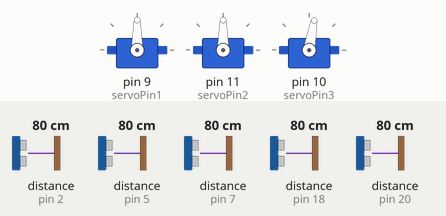
The sketch below on a simulated Arduino Uno, built with avr-gcc and run on an emulated ATmega328P. Parts: 3 × servo. The inputs (shaded band) are chosen by the test bench; at power-on: distance to the obstacle (sensors on pin 2, pin 18, pin 20, pin 5, pin 7) 80 cm.

Above: at 2.2 s.
2.3 s: distance to the obstacle (sensor on pin 2) set to 19 cm
4.6 s: distance to the obstacle (sensor on pin 2) set to 15 cm
At 6.3 s:
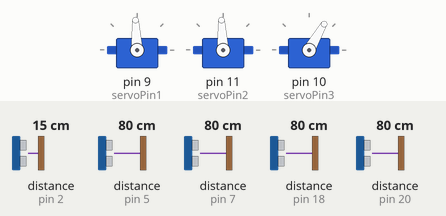
8.3 s: distance to the obstacle (sensor on pin 2) set to 120 cm
At 10.5 s:
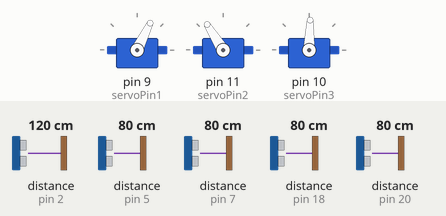
11.6 s: distance to the obstacle (sensor on pin 18) set to 98 cm
13.7 s: distance to the obstacle (sensor on pin 18) set to 106 cm
At 14.8 s:
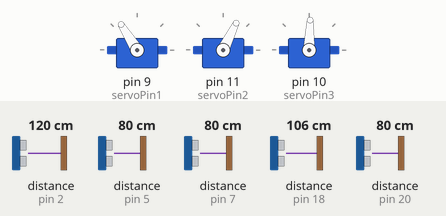
15.7 s: distance to the obstacle (sensor on pin 20) set to 18 cm
17.2 s: distance to the obstacle (sensor on pin 20) set to 14 cm
At 18.7 s:
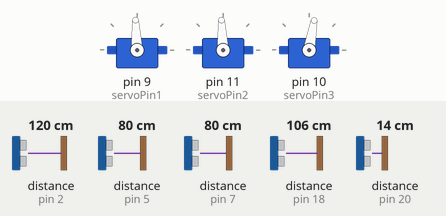
Timing chart, 0 to 21.9 s (numbered marks = the images above; inputs shaded):
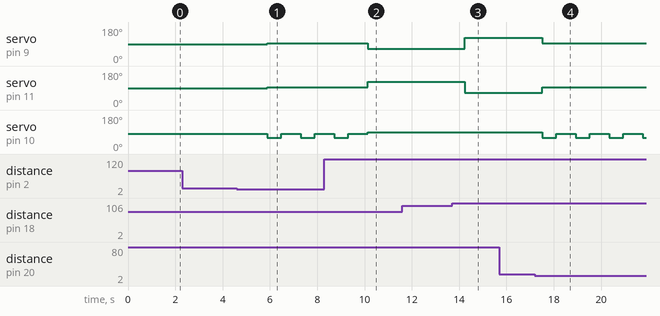

Measured:
- the behaviour switches between 17 and 16 cm on distance to the obstacle (sensor on pin 2) (found by bisection; images 0 and 1)
- the behaviour switches between 100 and 101 cm on distance to the obstacle (sensor on pin 18) (found by bisection; images 2 and 3)
- the behaviour switches between 17 and 16 cm on distance to the obstacle (sensor on pin 20) (found by bisection; images 3 and 4)
- after the input at 2.3 s, every drawn part: stays the same
- after the input at 4.6 s, servo on pin 9 (servoPin1), servo on pin 11 (servoPin2): 90° → 93° after 1.3 s; servo on pin 10 (servoPin3): alternates 80° for 0.81 s and 60° for 0.60 s, starting after 1.3 s
- after the input at 8.3 s, servo on pin 9 (servoPin1): 93° → 64° after 1.8 s; servo on pin 11 (servoPin2): 93° → 122° after 1.8 s
- after the input at 11.6 s, every drawn part: stays the same
- after the input at 13.7 s, servo on pin 9 (servoPin1): 64° → 122° after 0.53 s; servo on pin 11 (servoPin2): 122° → 64° after 0.53 s
- after the input at 15.7 s, every drawn part: stays the same
- after the input at 17.2 s, servo on pin 9 (servoPin1): 122° → 93° after 0.30 s; servo on pin 11 (servoPin2): 64° → 93° after 0.30 s; servo on pin 10 (servoPin3): alternates 80° for 0.82 s and 60° for 0.60 s, starting after 0.30 s

The sketch:

BetterSensingandMovement.ino
```cpp
#include <NewPing.h>

#include <Arduino.h>
#include <Servo.h>
#include <NewPing.h>
//code to make the robot move around and avoid obsticals better
// servo setup
Servo servo1;
int servoPin1 = 9;
Servo servo2;
int servoPin2 = 11;
Servo servo3;
int servoPin3 = 10;

#define Sonar_num 5
//function to ping the sensor
NewPing sonar[Sonar_num] = {
  NewPing(3, 2, 2000),
  NewPing(4, 5, 2000),
  NewPing(6, 7, 2000),
  NewPing(19, 18, 2000),
  NewPing(21, 20, 2000)
};
//functions to make the robot turn right
void SharpRight(){
  servo1.writeMicroseconds(2200);
  servo2.writeMicroseconds(800);
}
void ShallowRight(){
  servo1.writeMicroseconds(1800);
  servo2.writeMicroseconds(1200);
}
//functions to make the robot turn left
void SharpLeft(){
  servo1.writeMicroseconds(800);
  servo2.writeMicroseconds(2200);
}
void ShallowLeft(){
  servo1.writeMicroseconds(1200);
  servo2.writeMicroseconds(1800);
}
//functions to make the robot go straight
void Straight(){
  servo1.writeMicroseconds(1500);
  servo2.writeMicroseconds(1500);
}
//functions to make the robot go, stop
void Stop(){
  servo3.write(80);
}
void GoFast(){
  servo3.write(1500);
}
void GoSlow(){
  servo3.write(1450);
}
void Reverse (){
  servo3.write(60);
}
int distanceF; // variable for the distance measurement

int distanceR;

int distanceL;

int distanceFR;

int distanceFL;

void setup(){
  servo1.attach(servoPin1);
  servo2.attach(servoPin2);
  servo3.attach(servoPin3);
  Serial.begin(115200);
  servo3.write(80);
  delay(1000);
}


void loop(){
  //front sensor
distanceF = sonar[0].ping_median(5) *.0343 /2 ;
delay(30);
//left sensor
distanceR = sonar[1].ping_median(5)*.0343 /2;
delay(30);
//Right sensor
 distanceL = sonar[2].ping_median(5)*.0343 /2;
 delay(50);
//Front right sensor
distanceFR = sonar[3].ping_median(5)*.0343 /2;
delay(50);
//front left sensor
distanceFL =sonar[4].ping_median(5)*.0343 /2;
delay(50);
//Serial.print("F:");
//Serial.println(distanceF);
//Serial.print("R:");
//Serial.println(distanceR);
//Serial.print("L:");
//Serial.println(distanceL);
//Serial.print("FR:");
//Serial.println(distanceFR);
//Serial.print("FL:");
//Serial.println(distanceFL);

//decision making and steering
if (distanceF>15 && distanceFR>15 && distanceFL>15){


  //an obstruction in front
  if (distanceF<100){
    //only in front
    if (distanceFR>100 && distanceFL>100){
      if (distanceL>distanceR  ){
        SharpLeft();
        GoSlow();
      }
        if(distanceL<distanceR){
       SharpRight();
        GoSlow();
        }
    }
    //front and right
    if (distanceFR<100 && distanceFL>100){
        SharpLeft();
        GoSlow();
    }
    //front and left
       if (distanceFR>100 && distanceFL<100){
      SharpRight();
        GoSlow();
    }
    //no obstruction in front
  }else if (distanceF>100){
      //front left obstruction only
      if(distanceFL <100){
        ShallowRight();
        GoSlow();
      }
      //front right obstruction only
      if (distanceFR<100){
       ShallowLeft();
        GoSlow();
      }
      //allgood conditions
      if ( distanceFR>100 && distanceFL >100){
      Straight();
      GoFast();
  }

  }
  //delays to make less jerky may not be needed
//delay(200);
  //stop conditions
}else{
  //reverse gear set 3 to 80 for stopped bot

  servo1.writeMicroseconds(1500);
  servo2.writeMicroseconds(1500);
  Reverse();
  //may need to be made shorter or longer
  delay(600);
  Stop();
}
}//for void loop dont deleat
```
